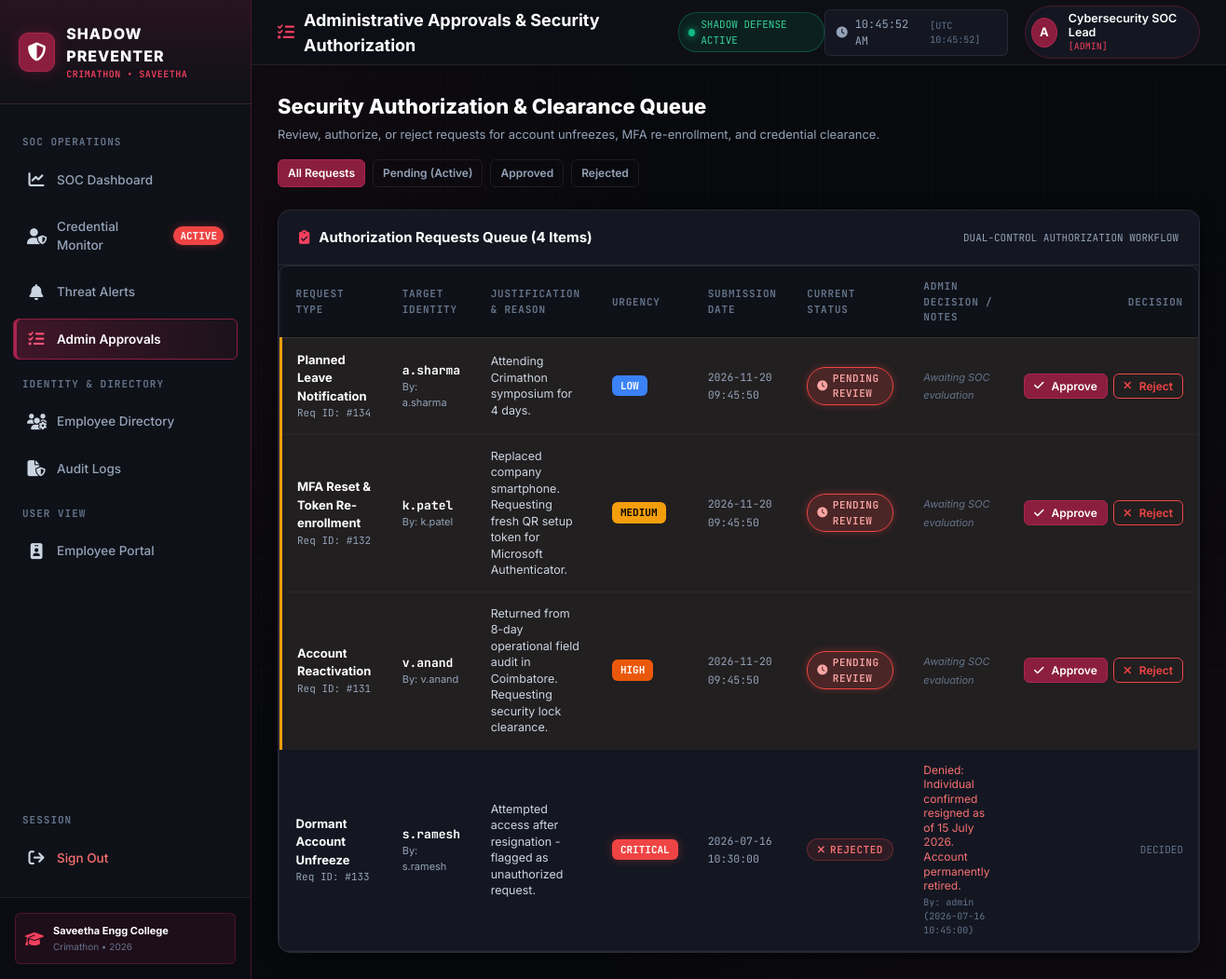
Screenshot of /admin/approvals (signed in) with the database file from the repository.
### tables this page shows
CREATE TABLE users (
        id INTEGER PRIMARY KEY AUTOINCREMENT,
        username TEXT UNIQUE NOT NULL,
        password_hash TEXT NOT NULL,
        full_name TEXT NOT NULL,
        email TEXT UNIQUE NOT NULL,
        role TEXT NOT NULL DEFAULT 'employee',
        position TEXT NOT NULL,
        department TEXT NOT NULL,
        employment_status TEXT NOT NULL DEFAULT 'Active',
        resignation_date TEXT,
        account_status TEXT NOT NULL DEFAULT 'Active',
        mfa_enabled INTEGER NOT NULL DEFAULT 0,
        mfa_method TEXT DEFAULT 'None',
        last_login TEXT,
        last_login_ip TEXT,
        last_login_location TEXT,
        created_at TEXT NOT NULL,
        updated_at TEXT NOT NULL
    );

CREATE TABLE approval_requests (
        id INTEGER PRIMARY KEY AUTOINCREMENT,
        request_type TEXT NOT NULL,
        requested_by TEXT NOT NULL,
        target_username TEXT NOT NULL,
        reason TEXT NOT NULL,
        urgency TEXT NOT NULL DEFAULT 'Medium',
        status TEXT NOT NULL DEFAULT 'Pending',
        admin_response TEXT,
        reviewed_by TEXT,
        created_at TEXT NOT NULL,
        reviewed_at TEXT
    );

### app.py (the view)
@app.route('/admin/approvals')
@login_required
@admin_required
def admin_approvals():
    db = get_db()
    status_filter = request.args.get('status', '').strip()
    query = "SELECT * FROM approval_requests WHERE 1=1"
    params = []
    if status_filter:
        query += " AND status = ?"
        params.append(status_filter)
    query += " ORDER BY CASE status WHEN 'Pending' THEN 1 ELSE 2 END, id DESC"
    requests_list = db.execute(query, params).fetchall()
    return render_template('approvals.html', requests=requests_list, status_filter=status_filter)

### app.py (called while the page is built)
@app.context_processor
def inject_globals():
    return {
        'current_user': get_current_user(),
        'csrf_token': get_csrf_token(),
        'now_year': datetime.now().year,
        'current_time_str': datetime.now().strftime('%Y-%m-%d %H:%M:%S UTC')
    }

@app.before_request
def ensure_db():
    if not os.path.exists(Config.DATABASE_PATH):
        from seed_data import seed_database
        seed_database()

### auth.py (called while the page is built, shortened)
def get_csrf_token() -> str:
    if '_csrf_token' not in session:
        session['_csrf_token'] = secrets.token_hex(32)
    return session['_csrf_token']

def get_current_user():
    user_id = session.get('user_id')
    if not user_id:
        return None
    db = get_db()
    cursor = db.execute("SELECT * FROM users WHERE id = ?", (user_id,))
    return cursor.fetchone()

def login_required(f):
    @wraps(f)
    def decorated_function(*args, **kwargs):
        if 'user_id' not in session:
            if request.is_json:
                return jsonify({'success': False, 'message': 'Authentication required. Please log in.'}), 401
            return redirect(url_for('login_page', next=request.url))
        user = get_current_user()
        if not user or user['account_status'] == 'Suspended':
            session.clear()
            if request.is_json:
                return jsonify({'success': False, 'message': 'Account is suspended. Contact SOC Administrator.'}), 403
            return redirect(url_for('login_page', error='Your account has been suspended by the Security Administrator.'))
        return f(*args, **kwargs)
    return decorated_function

def admin_required(f):
    @wraps(f)
    def decorated_function(*args, **kwargs):
        if 'user_id' not in session:
            if request.is_json:
                return jsonify({'success': False, 'message': 'Authentication required.'}), 401
            return redirect(url_for('login_page', next=request.url))
        role = session.get('role')
        return f(*args, **kwargs)
    return decorated_function

### database.py (called while the page is built)
def get_db():
    if 'db' not in g:
        os.makedirs(os.path.dirname(Config.DATABASE_PATH), exist_ok=True)
        g.db = sqlite3.connect(
            Config.DATABASE_PATH,
            detect_types=sqlite3.PARSE_DECLTYPES | sqlite3.PARSE_COLNAMES
        )
        g.db.row_factory = sqlite3.Row
        g.db.execute("PRAGMA foreign_keys = ON")
    return g.db

### templates/approvals.html (shortened to what this page needs)
{% extends "base.html" %}
{% block page_title %}
  <i class="fas fa-tasks" style="color: #f43f5e;"></i>
  <span>Administrative Approvals & Security Authorization</span>
{% endblock %}
{% block content %}
<div class="dashboard-hero-bar">
  <div class="hero-title-group">
    <h1>Security Authorization & Clearance Queue</h1>
    <p>Review, authorize, or reject requests for account unfreezes, MFA re-enrollment, and credential clearance.</p>
  </div>
  <div class="hero-actions">
    <div style="display: flex; gap: 8px;">
      <a href="{{ url_for('admin_approvals') }}" class="btn-cyber {% if not status_filter %}btn-maroon{% else %}btn-outline{% endif %} btn-sm">
        All Requests
      </a>
      <a href="{{ url_for('admin_approvals', status='Pending') }}" class="btn-cyber {% if status_filter == 'Pending' %}btn-maroon{% else %}btn-outline{% endif %} btn-sm">
        Pending (Active)
      </a>
      <a href="{{ url_for('admin_approvals', status='Approved') }}" class="btn-cyber {% if status_filter == 'Approved' %}btn-maroon{% else %}btn-outline{% endif %} btn-sm">
        Approved
      </a>
      <a href="{{ url_for('admin_approvals', status='Rejected') }}" class="btn-cyber {% if status_filter == 'Rejected' %}btn-maroon{% else %}btn-outline{% endif %} btn-sm">
        Rejected
      </a>
    </div>
  </div>
</div>
<div class="cyber-card">
  <div class="card-header-cyber">
    <div class="card-title-cyber">
      <i class="fas fa-clipboard-check"></i>
      <span>Authorization Requests Queue ({{ requests|length }} Items)</span>
    </div>
    <div style="font-size: 11px; font-family: var(--font-mono); color: #94a3b8;">
      DUAL-CONTROL AUTHORIZATION WORKFLOW
    </div>
  </div>
  <div class="card-body-cyber" style="padding: 0;">
    <div class="table-responsive">
      <table class="cyber-table">
        <thead>
          <tr>
            <th>Request Type</th>
            <th>Target Identity</th>
            <th>Justification & Reason</th>
            <th>Urgency</th>
            <th>Submission Date</th>
            <th>Current Status</th>
            <th>Admin Decision / Notes</th>
            <th style="text-align: right;">Decision</th>
          </tr>
        </thead>
        <tbody>
          {% for req in requests %}
          <tr class="{% if req.status == 'Pending' and req.urgency == 'Critical' %}row-flagged{% elif req.status == 'Pending' %}row-dormant{% endif %}">
            <td>
              <div style="font-weight: 700; color: #fff;">
                {{ req.request_type }}
              </div>
              <div style="font-size: 11px; color: #94a3b8; font-family: var(--font-mono);">
                Req ID: #{{ req.id }}
              </div>
            </td>
            <td>
              <div style="font-family: var(--font-mono); font-weight: 700; color: #fff;">
                {{ req.target_username }}
              </div>
              <div style="font-size: 11px; color: #94a3b8;">
                By: {{ req.requested_by }}
              </div>
            </td>
            <td style="max-width: 320px;">
              <div style="color: #cbd5e1; font-size: 12.5px; line-height: 1.4;">
                {{ req.reason }}
              </div>
            </td>
            <td>
              <span class="badge-severity {% if req.urgency == 'Critical' %}sev-critical{% elif req.urgency == 'High' %}sev-high{% elif req.urgency == 'Medium' %}sev-medium{% else %}sev-low{% endif %}">
                {{ req.urgency }}
              </span>
            </td>
            <td>
              <span style="font-family: var(--font-mono); font-size: 11.5px; color: #94a3b8;">
                {{ req.created_at }}
              </span>
            </td>
            <td>
              {% if req.status == 'Pending' %}
              <span class="status-pill status-flagged"><i class="fas fa-clock"></i> Pending Review</span>
              {% elif req.status == 'Approved' %}
              <span class="status-pill status-active"><i class="fas fa-check"></i> Approved</span>
              {% elif req.status == 'Rejected' %}
              <span class="status-pill status-suspended"><i class="fas fa-xmark"></i> Rejected</span>
              {% endif %}
            </td>
            <td>
              {% if req.admin_response %}
              <div style="font-size: 12px; color: {% if req.status == 'Approved' %}#34d399{% else %}#f87171{% endif %}; line-height: 1.3;">
                {{ req.admin_response }}
              </div>
              <div style="font-size: 10px; color: #64748b; font-family: var(--font-mono); margin-top: 2px;">
                By: {{ req.reviewed_by }} ({{ req.reviewed_at }})
              </div>
              {% else %}
              <span style="color: #64748b; font-size: 11px; font-style: italic;">Awaiting SOC evaluation</span>
              {% endif %}
            </td>
            <td style="text-align: right;">
              {% if req.status == 'Pending' %}
              <div style="display: inline-flex; gap: 6px;">
                <button type="button" class="btn-cyber btn-maroon btn-sm" onclick="openApproveModal({{ req.id }}, '{{ req.target_username }}', '{{ req.request_type }}')">
                  <i class="fas fa-check"></i> Approve
                </button>
                <button type="button" class="btn-cyber btn-outline-danger btn-sm" onclick="openRejectModal({{ req.id }}, '{{ req.target_username }}')">
                  <i class="fas fa-xmark"></i> Reject
                </button>
              </div>
              {% else %}
              <span style="font-size: 11px; font-family: var(--font-mono); color: #64748b;">DECIDED</span>
              {% endif %}
            </td>
          </tr>
          {% else %}
          <tr>
            <td colspan="8" style="text-align: center; padding: 30px; color: #94a3b8;">
              No requests currently in the approvals queue.
            </td>
          </tr>
          {% endfor %}
        </tbody>
      </table>
    </div>
  </div>
</div>
{% endblock %}

### templates/base.html (shortened to what this page needs)
<!DOCTYPE html>
<html lang="en">
<head>
  <link rel="stylesheet" href="https://cdnjs.cloudflare.com/ajax/libs/font-awesome/6.5.1/css/all.min.css">
  <link rel="stylesheet" href="{{ url_for('static', filename='css/style.css') }}">
  <link rel="stylesheet" href="{{ url_for('static', filename='css/dashboard.css') }}">
</head>
<body>
  <div class="app-container">
    {% if session.get('user_id') %}
    <aside class="sidebar">
      <div class="sidebar-header">
        <div class="brand-icon">
          <i class="fas fa-shield-halved"></i>
        </div>
        <div class="brand-title">
          <span class="brand-name">SHADOW PREVENTER</span>
          <span class="brand-subtitle">CRIMATHON &bull; SAVEETHA</span>
        </div>
      </div>
      <nav class="sidebar-nav">
        {% if session.get('role') == 'admin' %}
        <div class="nav-section-title">SOC Operations</div>
        <a href="{{ url_for('admin_dashboard') }}" class="nav-item {% if request.endpoint == 'admin_dashboard' %}active{% endif %}">
          <i class="fas fa-chart-line"></i>
          <span>SOC Dashboard</span>
        </a>
        <a href="{{ url_for('credential_monitoring') }}" class="nav-item {% if request.endpoint == 'credential_monitoring' %}active{% endif %}">
          <i class="fas fa-user-shield"></i>
          <span>Credential Monitor</span>
          <span class="nav-badge badge-alert">ACTIVE</span>
        </a>
        <a href="{{ url_for('admin_alerts') }}" class="nav-item {% if request.endpoint == 'admin_alerts' %}active{% endif %}">
          <i class="fas fa-bell"></i>
          <span>Threat Alerts</span>
        </a>
        <a href="{{ url_for('admin_approvals') }}" class="nav-item {% if request.endpoint == 'admin_approvals' %}active{% endif %}">
          <i class="fas fa-tasks"></i>
          <span>Admin Approvals</span>
        </a>
        <div class="nav-section-title">Identity & Directory</div>
        <a href="{{ url_for('admin_employees') }}" class="nav-item {% if request.endpoint == 'admin_employees' %}active{% endif %}">
          <i class="fas fa-users-gear"></i>
          <span>Employee Directory</span>
        </a>
        <a href="{{ url_for('admin_audit_logs') }}" class="nav-item {% if request.endpoint == 'admin_audit_logs' %}active{% endif %}">
          <i class="fas fa-file-shield"></i>
          <span>Audit Logs</span>
        </a>
        <div class="nav-section-title">User View</div>
        <a href="{{ url_for('employee_portal') }}" class="nav-item {% if request.endpoint == 'employee_portal' %}active{% endif %}">
          <i class="fas fa-id-badge"></i>
          <span>Employee Portal</span>
        </a>
        {% endif %}
        <div class="nav-section-title" style="margin-top: auto;">Session</div>
        <a href="{{ url_for('logout') }}" class="nav-item" style="color: #f87171;">
          <i class="fas fa-arrow-right-from-bracket"></i>
          <span>Sign Out</span>
        </a>
      </nav>
      <div class="sidebar-footer">
        <div class="college-badge">
          <i class="fas fa-graduation-cap"></i>
          <div class="college-text">
            <strong>Saveetha Engg College</strong>
            <span>Crimathon &bull; 2026</span>
          </div>
        </div>
      </div>
    </aside>
    {% endif %}
    <div class="main-wrapper" {% if not session.get('user_id') %}style="margin-left: 0;"{% endif %}>
      {% if session.get('user_id') %}
      <header class="top-header">
        <div class="header-left">
          <div class="page-title">
            {% block page_title %}Security Command Center{% endblock %}
          </div>
          <div class="system-status-indicator">
            <span class="pulse-dot"></span>
            <span>SHADOW DEFENSE ACTIVE</span>
          </div>
        </div>
        <div class="header-right">
          <div class="terminal-clock" id="terminal-clock-display">
          </div>
          <div class="header-user-profile">
            <div class="avatar-badge">
              {{ session.get('username', 'U')[:1]|upper }}
            </div>
            <div class="user-info-text">
              <span class="user-display-name">{{ session.get('full_name', session.get('username')) }}</span>
              <span class="user-role-badge">[{{ session.get('role', 'user')|upper }}]</span>
            </div>
          </div>
        </div>
      </header>
      {% endif %}
      <main class="content-body">
        {% block content %}{% endblock %}
      </main>
    </div>
  </div>
</body>
</html>

### static/css/dashboard.css (style rules this page uses)
.dashboard-hero-bar { display: flex; align-items: center; justify-content: space-between; margin-bottom: 24px; flex-wrap: wrap; gap: 16px; }
.hero-title-group h1 { font-size: 22px; font-weight: 800; color: var(--text-white); display: flex; align-items: center; gap: 12px; }
.hero-title-group p { color: var(--text-secondary); font-size: 13px; margin-top: 4px; }
.hero-actions { display: flex; align-items: center; gap: 12px; }

### rows the page displays
users: get "Cybersecurity SOC Lead"
approval_requests: request_type "Planned Leave Notification", id "134", target_username "a.sharma", requested_by "a.sharma", reason "Attending Crimathon symposium for 4 days.", urgency "LOW", created_at "2026-11-20 09:45:50", status "Pending" (drawn), shows "Awaiting SOC evaluation"
approval_requests: request_type "MFA Reset & Token Re-enrollment", id "132", target_username "k.patel", requested_by "k.patel", reason "Replaced company smartphone. Requesting fresh QR setup token for Microsoft Authenticator.", urgency "MEDIUM", created_at "2026-11-20 09:45:50", status "Pending" (drawn), shows "Awaiting SOC evaluation"
approval_requests: request_type "Account Reactivation", id "131", target_username "v.anand", requested_by "v.anand", reason "Returned from 8-day operational field audit in Coimbatore. Requesting security lock clearance.", urgency "HIGH", created_at "2026-11-20 09:45:50", status "Pending" (drawn), shows "Awaiting SOC evaluation"
approval_requests: request_type "Dormant Account Unfreeze", id "133", target_username "s.ramesh", requested_by "s.ramesh", reason "Attempted access after resignation - flagged as unauthorized request.", urgency "CRITICAL", created_at "2026-07-16 10:30:00", status "Rejected" (drawn), admin_response "Denied: Individual confirmed resigned as of 15 July 2026. Account permanently retired.", reviewed_by "admin", reviewed_at "2026-07-16 10:45:00"

### other values shown
{{ session.get('username', 'U')[:1]|upper }} "A"
{{ session.get('role', 'user')|upper }} "ADMIN"
{{ requests|length }} "4"
